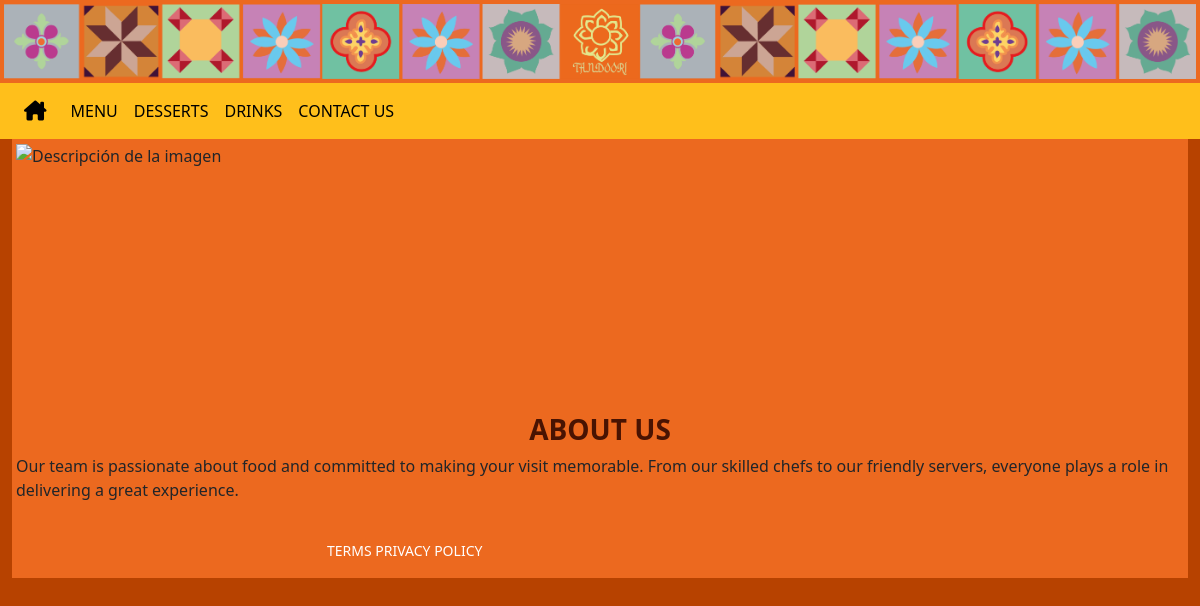
Screenshot of /PWM-E2/Aboutus.php with the database file from the repository.
### tables this page shows
CREATE TABLE `about` (
  `id` int(11) NOT NULL,
  `Titulo_about` varchar(70) NOT NULL,
  `Url_about` varchar(500) NOT NULL,
  `Contenido_about` longtext NOT NULL
);

### PWM-E2/admin/private/queries.php (called while the page is built, shortened)
<?php
function about_por_id($idabout){
    global $db;
    $sql= "SELECT * FROM about WHERE id=$idabout";
    return mysqli_query($db, $sql);
}

### PWM-E2/Aboutus.php (the view, shortened to what this page needs)
<?php
include('default.php');
$about = mysqli_fetch_assoc(about_por_id(1));
?>
<body>
        <div class="container-fluid">
            <div class="row">
                <div class="col-12 p-1 column1">
                    <aside>
                        <img src="imgE/c2.jpg" alt="Descripción de la imagen">
                    </aside>
                    <div>
                        <h3><?=$about['Titulo_about']?></h3>
                        <p><?=$about['Contenido_about']?>
                        </p>
                    </div>
                </div>
            </div>
        </div>
        <footer class="py-3"style="background-color: #EC691F;">
            <div class="container">
                <div class="row justify-content-center">
                    <div class="col-12 col-md-6">
                        <small class="text-white">TERMS    PRIVACY POLICY</small>
                    </div>
                </div>
            </div>
        </footer>
</body>
</html>

### PWM-E2/cssE1/styles.css (style rules this page uses)
.container { display: flex; flex-direction: column; position: relative; }
.column1 { background-color: #ec691f; }
h3 { text-align: center; font-weight: bold; color: #491302; margin-top: 270px; }
footer { color: #e3f2fd; }

### PWM-E2/cssE1/menu.css (style rules this page uses)
.column1 { background-color: #ec691f; }

### PWM-E2/cssE1/contacto.css (style rules this page uses)
.column1 { background-color: #ec691f; }

### PWM-E2/cssE1/styleA.css (style rules this page uses)
.container { display: flex; flex-direction: column; position: relative; }
.column1 { background-color: #ec691f; }
h3 { text-align: center; font-weight: bold; color: #491302; margin-top: 270px; }
footer { color: #e3f2fd; }
aside { float: left; width: 50%; margin-right: 20px; }
aside img { max-width: 100%; height: auto; }
p { margin-top: 0; justify-content: center; }

### PWM-E2/cssE1/desserts.css (style rules this page uses)
.column1 { background-color: #ec691f; }

### PWM-E2/cssE1/drinks.css (style rules this page uses)
.column1 { background-color: #ec691f; }

### PWM-E2/cssE1/receta.css (style rules this page uses)
.container { display: flex; flex-direction: column; position: relative; }
.column1 { background-color: #ec691f; }
footer { color: #e3f2fd; }

### rows the page displays
about: Titulo_about "ABOUT US", Contenido_about "Our team is passionate about food and committed to making your visit memorable. From our skilled chefs to our friendly servers, everyone plays a role in delivering a great experience."
